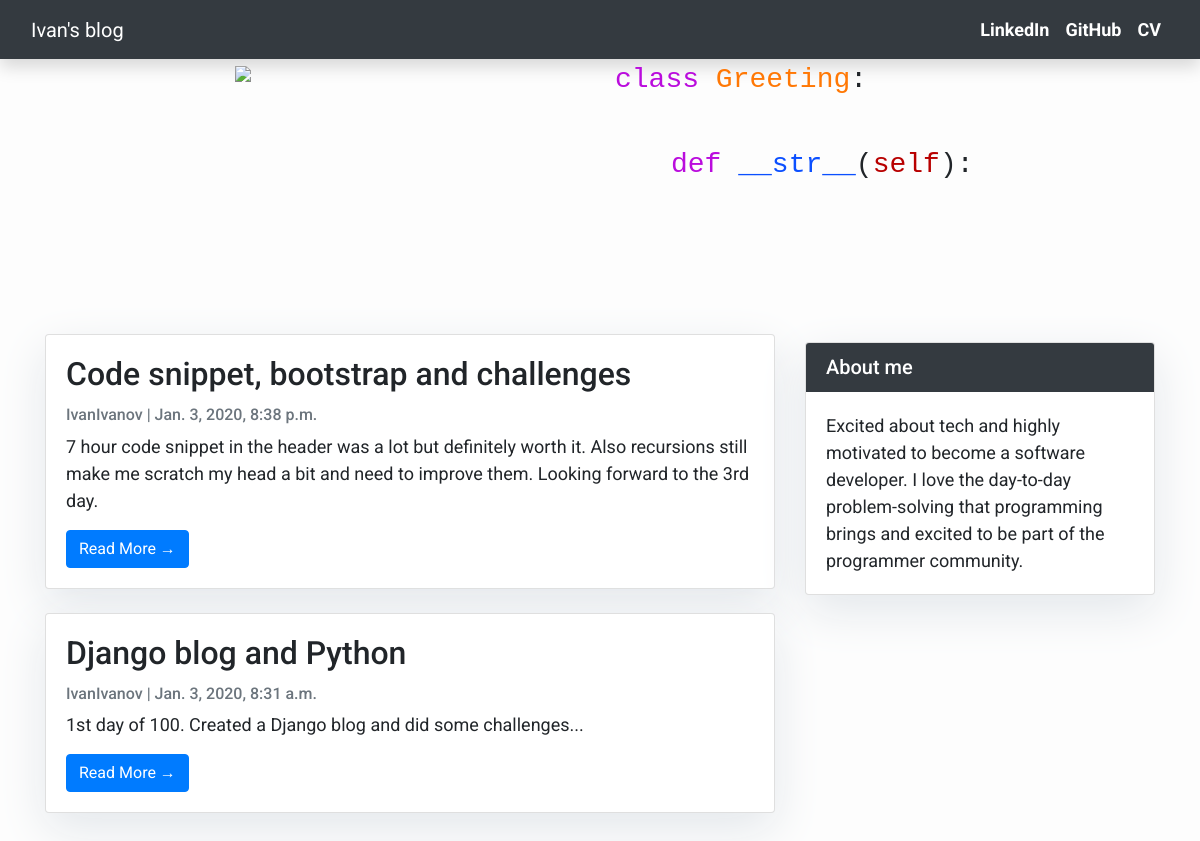
The page / on the database its author committed.
### blog/models.py (models this page shows, shortened)
class Post(models.Model):
    title = models.CharField(max_length=200, unique=True)
    slug = models.SlugField(max_length=200, unique=True)
    author = models.ForeignKey(User, on_delete=models.CASCADE, related_name="blog_posts")
    updated_on = models.DateTimeField(auto_now=True)
    summary = models.CharField(max_length=350, default='', unique=True)
    content = RichTextField(config_name='awesome_ckeditor')
    created_on = models.DateTimeField(auto_now_add=True)
    status = models.IntegerField(choices=STATUS, default=0)
    class Meta:
        ordering = ['-created_on']

### blog/views.py (the view)
# urls.py: path('', views.PostList.as_view(), name='home'),
class PostList(generic.ListView):
    queryset = Post.objects.filter(status=1).order_by('-created_on')
    template_name = 'index.html'

### templates/index.html (shortened to what this page needs)
{% extends "base.html" %}
{% load static %}
{% block content %}
<div class="container">
    <div class="jumbotron-fluid">
    <div class="row">
        <div class="col-md-2 sm-0"></div>
        <div id="no-padding" class="col-md-4 sm-12">
            <img class="img-fluid" src="https://github.com/divakaivan/icc-blog/blob/master/mysite/static/mysite/code-pc-welcome.png?raw=true"/>
        </div>
        <div class="align-self-center col-md-5 sm-12">
            <p style="font-size: 28px" class="class-def"><span style="color: #ba0cdd">class</span> <span style="color: #ff7805">Greeting</span>:</p>
            <br>
            <p style="font-size: 28px" id="def-def">&emsp;&emsp;<span style="color: #ba0cdd">def</span> <span style="color: #0b4fff">__str__</span>(<span style="color: #b80000">self</span>):</p>
        </div>
    </div>
</div>
    <div class="row">
        <div class="col-md-8 mt-3 left">
            {% for post in post_list %}
            <div class="card mb-4">
                <div class="card-body">
                    <h2 class="card-title">{{ post.title }}</h2>
                    <p class="card-text text-muted h6">{{ post.author }} | {{ post.created_on}} </p>
                    <p class="card-text">{{post.summary}}</p>
                    <a href="{% url 'post_detail' post.slug  %}" class="btn btn-primary">Read More &rarr;</a>
                </div>
            </div>
            {% endfor %}
        </div>
        {% block sidebar %} {% include 'sidebar.html' %} {% endblock sidebar %}
    </div>
</div>
{%endblock%}

### templates/base.html (style rules this page uses)
body { font-family: "Roboto", sans-serif; font-size: 17px; background-color: #fdfdfd; }

### templates/index.html (style rules this page uses)
body { font-family: "Roboto", sans-serif; font-size: 18px; background-color: #fdfdfd; }
.card { box-shadow: 0 16px 48px #E3E7EB; }
.class-def { animation: type 1.75s steps(15); overflow: hidden; white-space: nowrap; font-family: Consolas, monospace; width: 15ch; }
#def-def { animation: type1 2s steps(22); animation-delay: 1.75s; overflow: hidden; white-space: nowrap; font-family: Consolas, monospace; width: 22ch; visibility: hidden; }

### templates/sidebar.html (style rules this page uses)
.card { box-shadow: 0 16px 48px #E3E7EB; }

### rows shown on the page
Post: title "Code snippet, bootstrap and challenges", author "IvanIvanov", created_on "Jan. 3, 2020, 8:38 p.m.", summary "7 hour code snippet in the header was a lot but definitely worth it. Also recursions still make me scratch my head a bit and need to improve them. Looking forward to the 3rd day."
Post: title "Django blog and Python", author "IvanIvanov", created_on "Jan. 3, 2020, 8:31 a.m.", summary "1st day of 100. Created a Django blog and did some challenges..."
